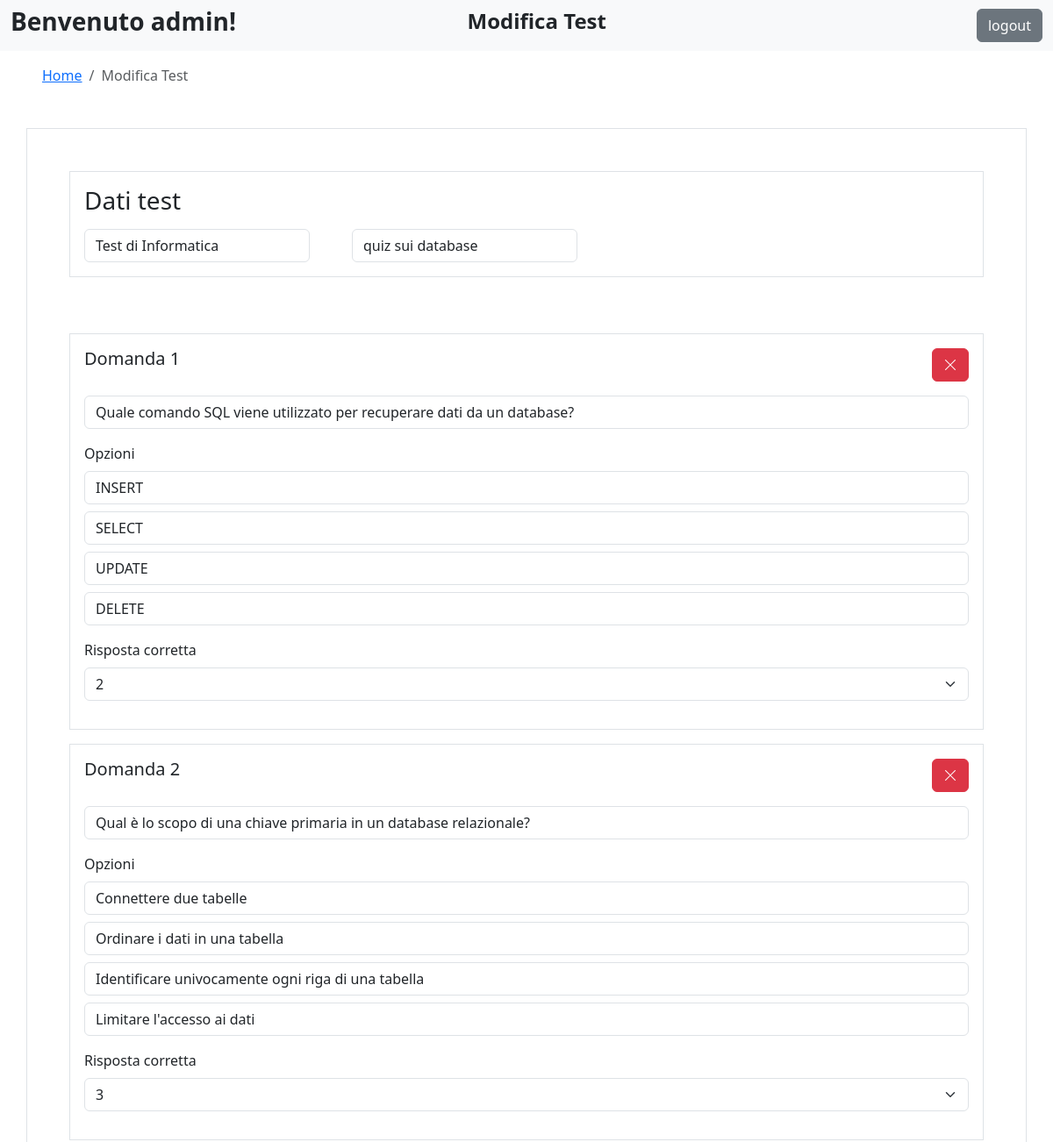
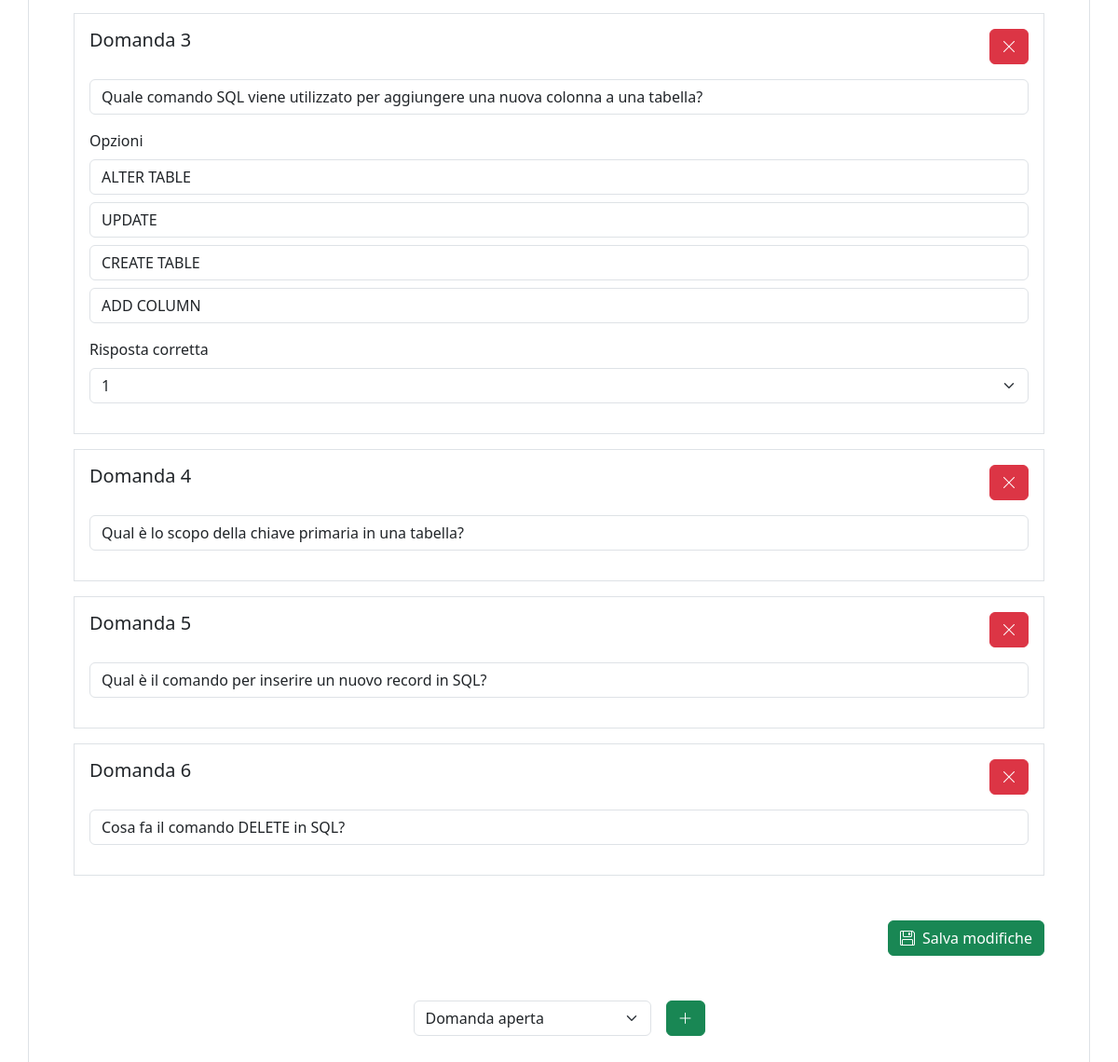
The app's page /modificaTest.php?id_test=1 (signed in) with its own data (2 pictures, top to bottom).
### tables this page shows
CREATE TABLE `test` (
  `id` int(11) NOT NULL,
  `titolo` varchar(255) NOT NULL,
  `descrizione` text DEFAULT NULL
);

CREATE TABLE `domanda` (
  `id` int(11) NOT NULL,
  `testo` varchar(2000) NOT NULL,
  `tipo` enum('multipla','aperta') DEFAULT NULL,
  `id_test` int(11) NOT NULL
);

CREATE TABLE `risposta` (
  `id` int(11) NOT NULL,
  `testo` varchar(2000) DEFAULT NULL,
  `corretta` tinyint(1) NOT NULL,
  `id_domanda` int(11) NOT NULL
);

### modificaTest.php (the view, shortened to what this page needs)
<?php
    include "include/db.php";
    $id_test=null;
    if ($_SERVER['REQUEST_METHOD'] === 'GET' && isset($_GET["id_test"])){
        $id_test = $_GET["id_test"];
    }else if($_SERVER['REQUEST_METHOD'] === 'POST' && isset($_POST["salva_modifiche"])){
        try {
            $id_test = $_POST["id_test"];
            $titolo = $_POST['titolo'];
            $descrizione = $_POST['descrizione'];
            $sql_update_test = "UPDATE test SET titolo = ?, descrizione = ? WHERE id = ?";
            $stmt = $conn->prepare($sql_update_test);
            $stmt->bind_param("ssi", $titolo, $descrizione, $id_test);
            $stmt->execute();
            $sql = "SELECT id FROM domanda WHERE id_test = ?";
            $stmt = $conn->prepare($sql);
            $stmt->bind_param("i", $id_test);
            $stmt->execute();
            $result = $stmt->get_result();
            $existing_question_ids = $result->fetch_all(MYSQLI_ASSOC);
            $submitted_ids = $_POST['domanda_ids'] ?? [];
            $existing_ids = array_column($existing_question_ids, 'id');
            $to_delete = array_diff($existing_ids, $submitted_ids);
            if (!empty($to_delete)) {
                $placeholders = implode(',', array_fill(0, count($to_delete), '?'));
                $sql_delete_questions = "DELETE FROM domanda WHERE id IN ($placeholders)";
                $stmt_delete = $conn->prepare($sql_delete_questions);
                $stmt_delete->bind_param(str_repeat('i', count($to_delete)), ...$to_delete);
                $stmt_delete->execute();
            }
            foreach ($_POST['tipo'] as $index => $tipo) {
                $question_id = $submitted_ids[$index] ?? null;
                $testo = $_POST["testo"][$index];
                if ($question_id) {
                    $sql_update_question = "UPDATE domanda SET testo = ?, tipo = ? WHERE id = ?";
                    $stmt_update_question = $conn->prepare($sql_update_question);
                    $stmt_update_question->bind_param("ssi", $testo, $tipo, $question_id);
                    $stmt_update_question->execute();
                } else {
                    $sql_insert_question = "INSERT INTO domanda (id_test, testo, tipo) VALUES (?, ?, ?)";
                    $stmt_insert_question = $conn->prepare($sql_insert_question);
                    $stmt_insert_question->bind_param("iss", $id_test, $testo, $tipo);
                    $stmt_insert_question->execute();
                    $question_id = $conn->insert_id;
                }
                if ($tipo === 'multipla') {
                    $sql_delete_options = "DELETE FROM risposta WHERE id_domanda = ?";
                    $stmt_delete_options = $conn->prepare($sql_delete_options);
                    $stmt_delete_options->bind_param("i", $question_id);
                    $stmt_delete_options->execute();
                    $op = $_POST['opzioni'][$index] ?? [[1=>""],[2=>""],[3=>""],[4=>""]];
                    foreach ($op as $option_index => $option_text) {
                        $is_correct = ($_POST['rispostaCorretta'][$index] == $option_index + 1) ? 1 : 0;
                        $sql_insert_option = "INSERT INTO risposta (id_domanda, testo, corretta) VALUES (?, ?, ?)";
                        $stmt_insert_option = $conn->prepare($sql_insert_option);
                        $stmt_insert_option->bind_param("isi", $question_id, $option_text, $is_correct);
                        $stmt_insert_option->execute();
                    }
                }
            }
            $_SESSION["testModificato"]=1;
            go_to("docenti.php");
        } catch (\Throwable $th) {
            $_SESSION["testModificato"]=0;
            go_to("docenti.php?testModificato=0");
        }
    }else{
        go_to("docenti.php");
        exit();
    }
    $sql = "SELECT * FROM test WHERE id = ?";
    $stmt = $conn->prepare($sql);
    $stmt->bind_param("i", $id_test);
    $stmt->execute();
    $result = $stmt->get_result();
    $test = $result->fetch_assoc();
    $sql_questions = "SELECT * FROM domanda WHERE id_test = ?";
    $stmt_questions = $conn->prepare($sql_questions);
    $stmt_questions->bind_param("i", $id_test);
    $stmt_questions->execute();
    $result_questions = $stmt_questions->get_result();
    $domande = $result_questions->fetch_all(MYSQLI_ASSOC);
    $sql_options = "SELECT * FROM risposta WHERE id_domanda IN (SELECT id FROM domanda WHERE id_test = ?)";
    $stmt_options = $conn->prepare($sql_options);
    $stmt_options->bind_param("i", $id_test);
    $stmt_options->execute();
    $result_options = $stmt_options->get_result();
    $opzioni = $result_options->fetch_all(MYSQLI_ASSOC);
    $grouped_options = [];
    foreach ($opzioni as $opzione) {
        $grouped_options[$opzione['id_domanda']][] = $opzione;
    }
?>
<!DOCTYPE html>
<html lang="en">
<head>
    <link rel="stylesheet" href="https://cdn.jsdelivr.net/npm/bootstrap@4.3.1/dist/css/bootstrap.min.css">
    <link href="https://cdn.jsdelivr.net/npm/bootstrap@5.3.0-alpha1/dist/css/bootstrap.min.css" rel="stylesheet">
    <link href="https://cdn.jsdelivr.net/npm/bootstrap-icons/font/bootstrap-icons.css" rel="stylesheet">
</head>
<body>
    <nav class="navbar navbar-expand-lg navbar-light bg-light">
        <div class="container-fluid d-flex justify-content-between">
            <h3 class="fw-bold">Benvenuto <?php echo $_SESSION["username"]; ?>!</h3>
            <h4 class="fw-bold text-center" style="transform: translateX(-50%);">Modifica Test</h4>
            <form class="d-flex" method="POST" action="php/do_logout.php">
                <input class="btn btn-secondary ms-auto" type="submit" id="logout" name="logout" value="logout">
            </form>
        </div>
    </nav>
    <div class="ms-5 mt-3">
    <nav aria-label="breadcrumb">
    <ol class="breadcrumb">
        <li class="breadcrumb-item"><a href="docenti.php">Home</a></li>
        <li class="breadcrumb-item active" aria-current="page">Modifica Test</li>
    </ol>
    </nav>
    </div>
    <div class="container mt-5 border p-5 d-flex flex-column gap-5">
        <form action="modificaTest.php" method="POST" class="d-flex flex-column gap-5">
            <div class="border p-3">
                <h3>Dati test</h3>
                <div class="d-flex gap-5 mt-3">
                    <div>
                        <input class="form-control" type="text" id="titolo" name="titolo" placeholder="Nome del test" required <?php echo 'value="'.$test["titolo"].'"';  ?>>
                    </div>
                    <div>
                        <input class="form-control" type="text" id="descrizione" name="descrizione" placeholder="Descrizione" <?php echo 'value="'.$test["descrizione"].'"';  ?>>
                    </div>
                </div>
            </div>
            <div class="domande-container">
                <?php foreach ($domande as $index => $domanda): ?>
                    <div class="border p-3 mt-3">
                        <div class="form-group">
                            <label for="domanda_<?php echo $index; ?>" class="d-flex justify-content-between">
                                <h5>Domanda <?php echo $index + 1; ?></h5>
                                <button type="button" class="btn btn-danger delete-question mb-2"><i class="bi bi-x-lg"></i></button>
                            </label>
                            <input type="text" class="form-control" name="testo[]" value="<?php echo htmlspecialchars($domanda['testo']); ?>" placeholder="Scrivi domanda">
                        </div>
                        <?php if ($domanda['tipo'] === 'multipla'): ?>
                            <div class="form-group mt-2">
                                <label>Opzioni</label>
                                <?php foreach ($grouped_options[$domanda['id']] as $i => $opzione): ?>
                                    <input type="text" class="form-control mb-2" name="opzioni[<?php echo $index; ?>][<?php echo $i; ?>]" value="<?php echo htmlspecialchars($opzione['testo']); ?>" placeholder="Opzione <?php echo $i + 1; ?>">
                                <?php endforeach; ?>
                            </div>
                            <div class="form-group mt-2">
                                <label for="risposta">Risposta corretta</label>
                                <select class="form-select" name="rispostaCorretta[<?php echo $index; ?>]">
                                    <?php foreach ($grouped_options[$domanda['id']] as $i => $opzione): ?>
                                        <option value="<?php echo $i + 1; ?>" <?php echo $opzione['corretta'] ? 'selected' : ''; ?>>
                                            <?php echo $i + 1; ?>
                                        </option>
                                    <?php endforeach; ?>
                                </select>
                            </div>
                        <?php endif; ?>
                    </div>
                <?php endforeach; ?>
            </div>
            <div class="ms-auto">
                <button class="btn btn-success my-auto" id="salva_modifiche" name="salva_modifiche"><i class="bi bi-floppy me-2"></i>Salva modifiche</button>
            </div>
        </form>
        <div class="d-flex justify-content-center gap-3">
            <select class="form-select" style="width: auto;" name="tipoNuovaDomanda" id="tipoNuovaDomanda">
                <option value="aperta">Domanda aperta</option>
            </select>
            <button class="btn btn-success my-auto" id="aggiungi-domanda"><i class="bi bi-plus-lg"></i></button>
        </div>
    </div>
</body>
</html>

### records on screen
test: titolo "Test di Informatica", descrizione "quiz sui database"
domanda: testo "Quale comando SQL viene utilizzato per recuperare dati da un database?"
risposta: testo "INSERT"
risposta: testo "SELECT"
risposta: testo "UPDATE"
risposta: testo "DELETE"
domanda: testo "Qual è lo scopo di una chiave primaria in un database relazionale?"
risposta: testo "Connettere due tabelle"
risposta: testo "Ordinare i dati in una tabella"
risposta: testo "Identificare univocamente ogni riga di una tabella"
risposta: testo "Limitare l'accesso ai dati"
domanda: testo "Quale comando SQL viene utilizzato per aggiungere una nuova colonna a una tabella?"
risposta: testo "ALTER TABLE"
risposta: testo "UPDATE"
risposta: testo "CREATE TABLE"
risposta: testo "ADD COLUMN"
domanda: testo "Qual è lo scopo della chiave primaria in una tabella?"
domanda: testo "Qual è il comando per inserire un nuovo record in SQL?"
domanda: testo "Cosa fa il comando DELETE in SQL?"

### other values on screen
$_SESSION["username"] "admin"
form field value "2"
form field value "3"
form field value "1"
